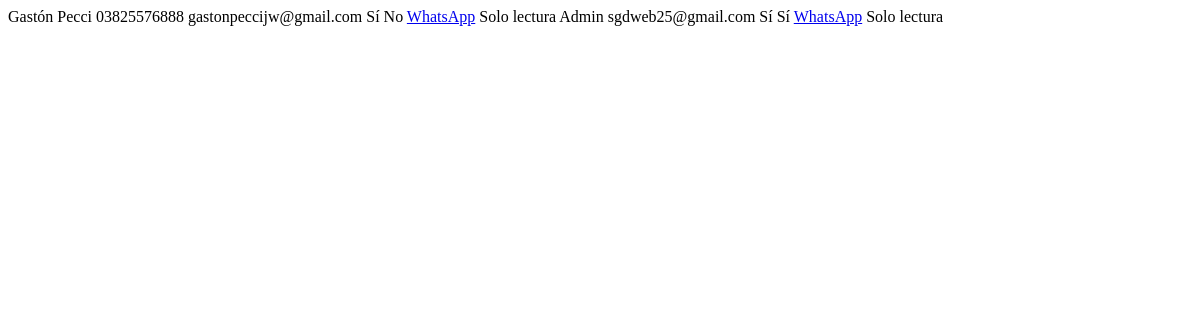
Page /admin/usuarios_tbody on the earlier database version.
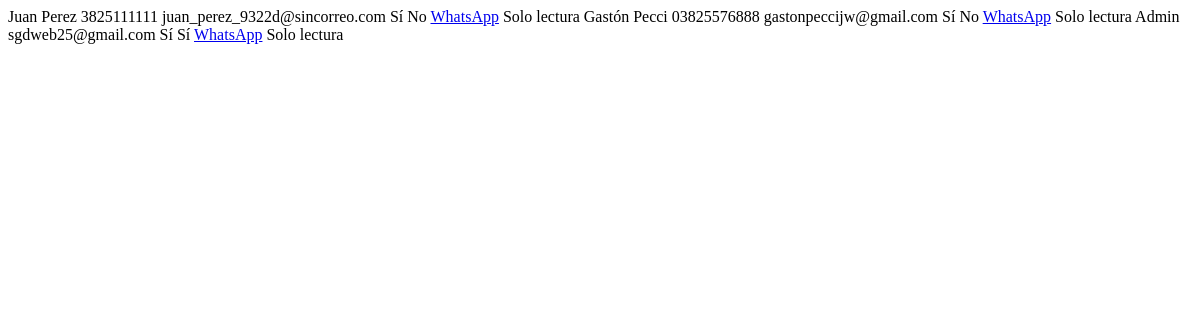
Same page on the later database version.
### app/models.py (models this page shows)
class User(db.Model):
    id = db.Column(db.Integer, primary_key=True)
    nombre = db.Column(db.String(100))
    apellido = db.Column(db.String(100))
    email = db.Column(db.String(120), unique=True)
    password = db.Column(db.String(200))
    telefono = db.Column(db.String(20))
    is_admin = db.Column(db.Boolean, default=False)
    confirmado = db.Column(db.Boolean, default=False)
    bloqueado = db.Column(db.Boolean, default=False, nullable=False)
    is_staff = db.Column(db.Boolean, default=False)

### app/routes.py (the view)
@main.route('/admin/usuarios_tbody')
def usuarios_tbody():
    usuarios = User.query.order_by(User.id.desc()).all()
    user = User.query.get(session['user_id']) if 'user_id' in session else None
    return render_template('partials/usuarios_tbody.html', usuarios=usuarios, user=user)

### app/templates/partials/usuarios_tbody.html
{% for u in usuarios %}
<tr data-user-id="{{ u.id }}">
    <td>{{ u.nombre or '' }}</td>
    <td>{{ u.apellido or '' }}</td>
    <td>{{ u.telefono or '' }}</td>
    <td>{{ u.email or '' }}</td>
    <td>{{ 'Sí' if u.confirmado else 'No' }}</td>
    <td>{{ 'Sí' if u.is_admin else 'No' }}</td>
    <td>
        <a href="https://wa.me/{{ u.telefono }}" target="_blank" class="btn btn-success btn-sm">WhatsApp</a>
        {% if user.is_admin %}
        <button class="btn btn-warning btn-sm btn-bloquear" data-user-id="{{ u.id }}">
            {{ 'Desbloquear' if u.bloqueado else 'Bloquear' }}
        </button>
        <button class="btn btn-info btn-sm btn-editar-usuario"
                data-user-id="{{ u.id }}"
                data-bs-toggle="modal"
                data-bs-target="#modalEditarUsuario">
            Editar
        </button>
        {% else %}
        <span class="badge bg-secondary">Solo lectura</span>
        {% endif %}
    </td>
</tr>
{% endfor %}

Differences in the rows shown:
added User: nombre "Juan", apellido "Perez", telefono "3825111111", email "juan_perez_9322d@sincorreo.com", confirmado "Sí", is_admin "No"
